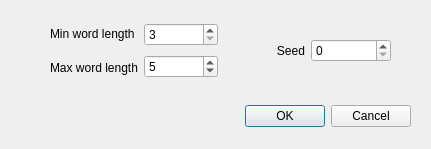
<?xml version="1.0" encoding="UTF-8"?>
<ui version="4.0">
 <class>LengthDialog</class>
 <widget class="QDialog" name="LengthDialog">
  <property name="geometry">
   <rect>
    <x>0</x>
    <y>0</y>
    <width>431</width>
    <height>149</height>
   </rect>
  </property>
  <property name="windowTitle">
   <string>Board generation settings</string>
  </property>
  <widget class="QDialogButtonBox" name="buttonBox">
   <property name="geometry">
    <rect>
     <x>70</x>
     <y>100</y>
     <width>341</width>
     <height>32</height>
    </rect>
   </property>
   <property name="orientation">
    <enum>Qt::Horizontal</enum>
   </property>
   <property name="standardButtons">
    <set>QDialogButtonBox::Cancel|QDialogButtonBox::Ok</set>
   </property>
  </widget>
  <widget class="QWidget" name="layoutWidget">
   <property name="geometry">
    <rect>
     <x>50</x>
     <y>20</y>
     <width>341</width>
     <height>62</height>
    </rect>
   </property>
   <layout class="QHBoxLayout" name="horizontalLayout_3">
    <item>
     <layout class="QHBoxLayout" name="horizontalLayout">
      <item>
       <layout class="QVBoxLayout" name="verticalLayout_2">
        <property name="sizeConstraint">
         <enum>QLayout::SetMaximumSize</enum>
        </property>
        <item>
         <widget class="QLabel" name="label">
          <property name="text">
           <string>Min word length</string>
          </property>
         </widget>
        </item>
        <item>
         <widget class="QLabel" name="label_2">
          <property name="text">
           <string>Max word length</string>
          </property>
         </widget>
        </item>
       </layout>
      </item>
      <item>
       <layout class="QVBoxLayout" name="verticalLayout">
        <item>
         <widget class="QSpinBox" name="minValue">
          <property name="minimum">
           <number>3</number>
          </property>
          <property name="maximum">
           <number>10</number>
          </property>
          <property name="value">
           <number>3</number>
          </property>
         </widget>
        </item>
        <item>
         <widget class="QSpinBox" name="maxValue">
          <property name="minimum">
           <number>3</number>
          </property>
          <property name="maximum">
           <number>10</number>
          </property>
          <property name="value">
           <number>5</number>
          </property>
         </widget>
        </item>
       </layout>
      </item>
     </layout>
    </item>
    <item>
     <layout class="QHBoxLayout" name="horizontalLayout_2">
      <property name="sizeConstraint">
       <enum>QLayout::SetMinimumSize</enum>
      </property>
      <item>
       <widget class="QLabel" name="label_3">
        <property name="sizePolicy">
         <sizepolicy hsizetype="Preferred" vsizetype="Preferred">
          <horstretch>0</horstretch>
          <verstretch>0</verstretch>
         </sizepolicy>
        </property>
        <property name="text">
         <string>Seed</string>
        </property>
        <property name="alignment">
         <set>Qt::AlignRight|Qt::AlignTrailing|Qt::AlignVCenter</set>
        </property>
       </widget>
      </item>
      <item>
       <widget class="QSpinBox" name="Seed">
        <property name="maximum">
         <number>1000000000</number>
        </property>
       </widget>
      </item>
     </layout>
    </item>
   </layout>
  </widget>
 </widget>
 <resources/>
 <connections>
  <connection>
   <sender>buttonBox</sender>
   <signal>accepted()</signal>
   <receiver>LengthDialog</receiver>
   <slot>accept()</slot>
   <hints>
    <hint type="sourcelabel">
     <x>248</x>
     <y>254</y>
    </hint>
    <hint type="destinationlabel">
     <x>157</x>
     <y>274</y>
    </hint>
   </hints>
  </connection>
  <connection>
   <sender>buttonBox</sender>
   <signal>rejected()</signal>
   <receiver>LengthDialog</receiver>
   <slot>reject()</slot>
   <hints>
    <hint type="sourcelabel">
     <x>316</x>
     <y>260</y>
    </hint>
    <hint type="destinationlabel">
     <x>286</x>
     <y>274</y>
    </hint>
   </hints>
  </connection>
 </connections>
</ui>
